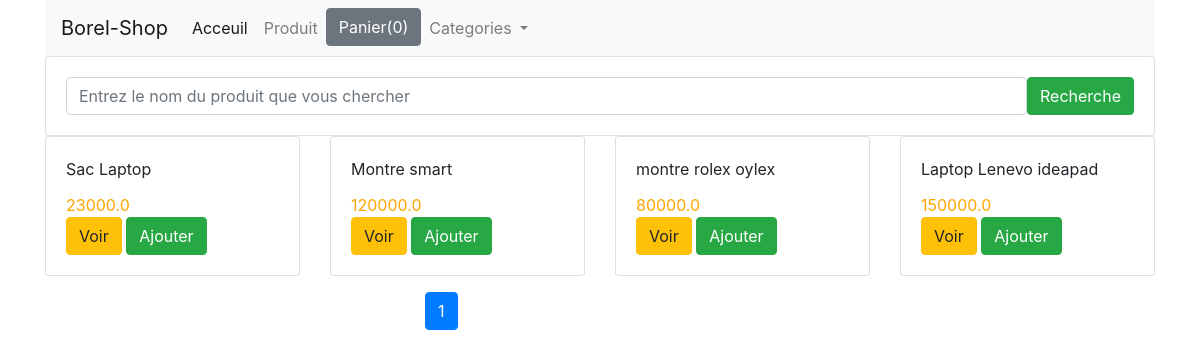
The app's page /?page=2, older data.
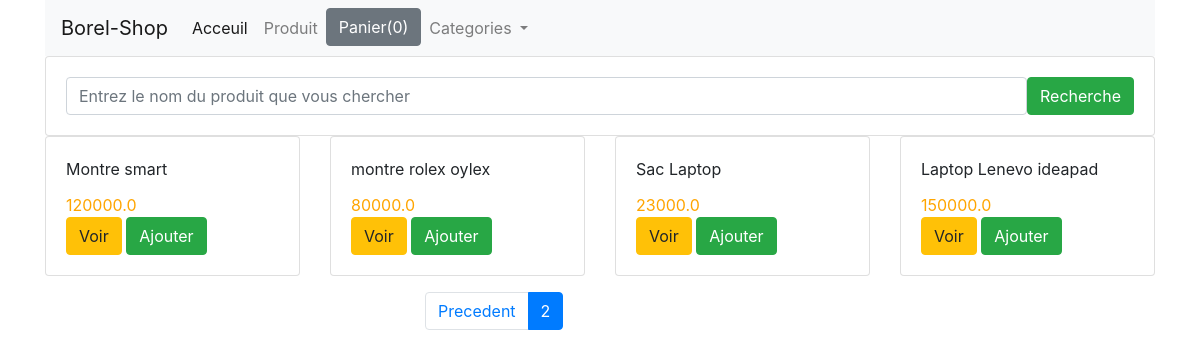
The same page, newer data.
### shop/models.py (models this page shows, shortened)
class Product(models.Model):
    title = models.CharField(max_length= 200)
    price = models.FloatField()
    description = models.TextField()
    category = models.ForeignKey(Category, related_name='categorie', on_delete= models.CASCADE)
    image = models.CharField(max_length=5000)
    date_added = models.DateTimeField(auto_now=True)
    class Meta:
        ordering = ['-date_added']

### shop/views.py (the view)
# urls.py: path('', index, name="home"),
def index (request):
    category = Category.objects.all()
    product_object = Product.objects.all()
    item_name = request.GET.get('item-name')
    if item_name != '' and item_name is not None:
        product_object = Product.objects.filter(title__icontains=item_name)
    paginator = Paginator(product_object,4)
    page = request.GET.get('page')
    product_object = paginator.get_page(page)
    return render(request, 'shop/index.html', {'product_object': product_object , 'category' :category})

### shop/templates/shop/index.html (shortened to what this page needs)
{% extends "shop/base.html" %}
{% block content %}
    <div class="row">
        <div class = "col-md-12">
            <form class = "card card-sm">
                <div class="card-body row no-gutters align-items-center">
                    <div class="col">
                        <input type="search" placeholder="Entrez le nom du produit que vous chercher" name="item-name" class="form-control form-control-borderless">
                    </div>
                    <div class="col-auto">
                        <button type="submit" class="btn btn-success"> Recherche </button>
                    </div>
                </div>
            </form>
        </div>
    </div>
    <div class="row">
        {% for product in product_object %}
        <div class="col-md-3">
            <div class="card">
                <div class="card-body">
                    <div id="aa{{ product.id }}" class="card-title"> {{ product.title }} </div>
                    <div  id= "price{{product.id}}" style="color: orange" class="card-text">  {{product.price}} </div>
                    <a href ="{{product.id}}" class="btn btn-warning"> Voir </a>
                    <button id="{{product.id}}" class="btn ted btn-success"> Ajouter
                </div>
            </div>
        </div>
        {%endfor%}
    </div>
    <div class="row mt-3">
        <div class="col-md-3 offset-md-4">
            <ul class="pagination">
                {% if product_object.has_previous %}
                    <li class="page-item">
                        <a class="page-link" href="?page={{product_object.previous_page_number}}"> Precedent</a>
                    </li>
                {% endif %}
                    <li class="page-item active">
                        <a class="page-link" href="?page={{product_object.number}}"> {{product_object.number}}</a>
                    </li>
            </ul>
        </div>
    </div>
{% endblock  %}

Row changes from the older to the newer data that the page shows:
changed Product "Sac Laptop": moves down the list
Text that changed along with them:
{{ product_object.number }}: "1" → "2"
text now shown: "Precedent"
